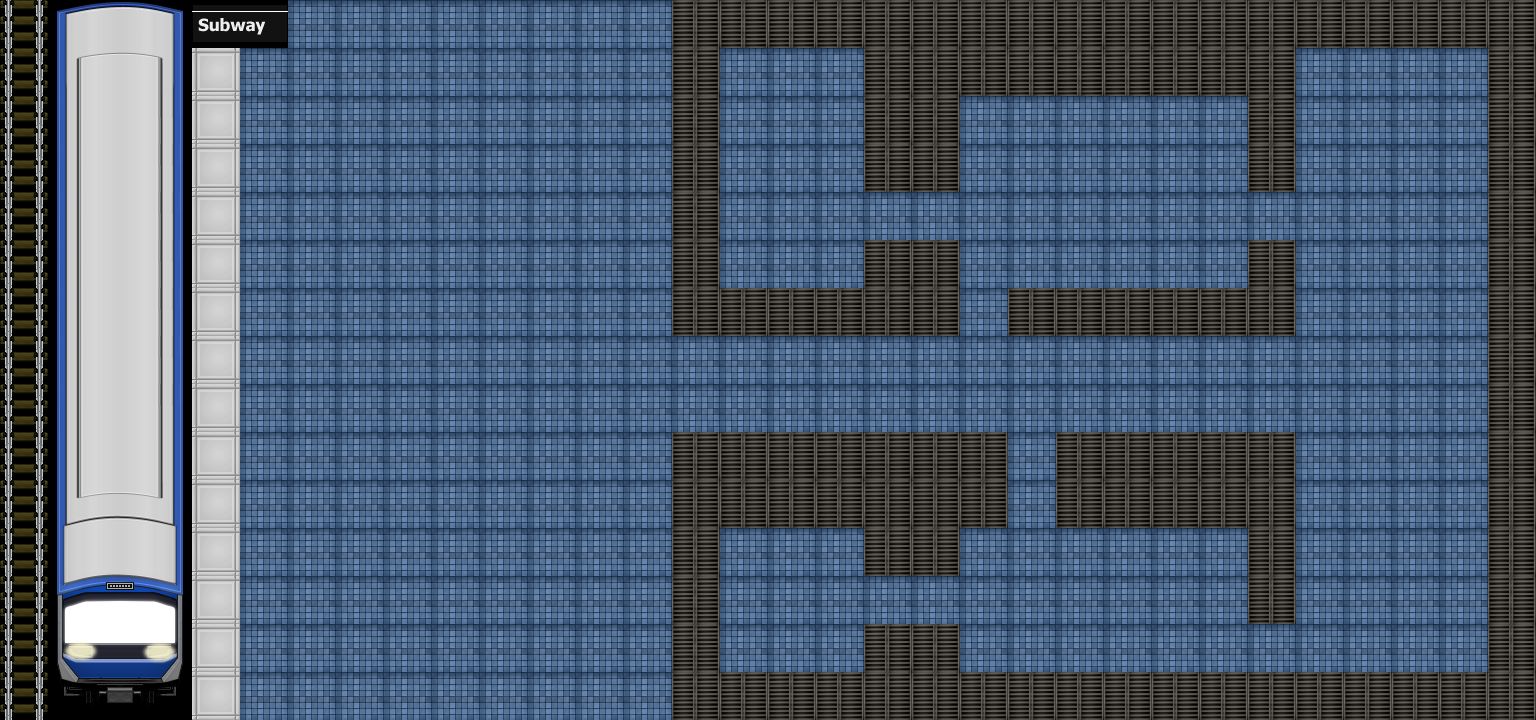

The image is a tile-based game level rendered from a .tmx file. Its description and complete source (layers, tilesets, objects, tile grids) follow:
An orthogonal 32x15 tile map with 48x48 px tiles, 1 tile layer (Tile Layer 1), 1 hidden layer not drawn, 7 tilesets.

<map version="1.10" tiledversion="1.10.2" orientation="orthogonal" renderorder="right-down" width="32" height="15" tilewidth="48" tileheight="48" infinite="0" nextlayerid="4" nextobjectid="1">
 <tileset firstgid="1" source="../ts_subway_A2.tsx" />
 <tileset firstgid="193" source="../ts_subway_A4.tsx" />
 <tileset firstgid="349" name="ts_subway_A4_copy" tilewidth="48" tileheight="48" spacing="12" tilecount="156" columns="13">
  <image source="../../KR Transportation Station - Subway and Train Tileset/tileset/ts_subway_A4.png" width="768" height="720" />
 </tileset>
 <tileset firstgid="505" name="ts_subway_A4_cc" tilewidth="48" tileheight="48" tilecount="240" columns="16">
  <image source="../../KR Transportation Station - Subway and Train Tileset/tileset/ts_subway_A4.png" width="768" height="720" />
 </tileset>
 <tileset firstgid="745" source="../ts_subway_B.tsx" />
 <tileset firstgid="1001" name="$!Subway_Car_Left_Right_lights" tilewidth="48" tileheight="48" tilecount="324" columns="12">
  <image source="../../KR Transportation Station - Subway and Train Tileset/tileset/$!Subway_Car_Left_Right_lights.png" width="576" height="1296" />
 </tileset>
 <tileset firstgid="1325" name="$!Subway_Up_Down_lights" tilewidth="48" tileheight="48" tilecount="324" columns="9">
  <image source="../../KR Transportation Station - Subway and Train Tileset/tileset/$!Subway_Up_Down_lights.png" width="432" height="1728" />
 </tileset>
 <layer id="1" name="Tile Layer 1" width="32" height="15">
  <data encoding="csv">
935,1325,1326,1327,970,971,51,51,51,51,51,51,51,51,97,97,97,97,97,97,97,97,97,97,97,97,97,97,97,97,97,97,
935,1334,1335,1336,50,51,51,51,51,51,51,51,51,51,97,51,51,51,97,97,97,97,97,97,97,97,97,51,51,51,51,97,
935,1343,1344,1345,50,51,51,51,51,51,51,51,51,51,97,51,51,51,97,97,51,51,51,51,51,51,97,51,51,51,51,97,
935,1343,1344,1345,50,51,51,51,51,51,51,51,51,51,97,51,51,51,97,97,51,51,51,51,51,51,97,51,51,51,51,97,
935,1343,1344,1345,50,51,51,51,51,51,51,51,51,51,97,51,51,51,51,51,51,51,51,51,51,51,51,51,51,51,51,97,
935,1343,1344,1345,50,51,51,51,51,51,51,51,51,51,97,51,51,51,97,97,51,51,51,51,51,51,97,51,51,51,51,97,
935,1343,1344,1345,50,51,51,51,51,51,51,51,51,51,97,97,97,97,97,97,51,97,97,97,97,97,97,51,51,51,51,97,
935,1343,1344,1345,50,51,51,51,51,51,51,51,51,51,51,51,51,51,51,51,51,51,51,51,51,51,51,51,51,51,51,97,
935,1343,1344,1345,50,51,51,51,51,51,51,51,51,51,51,51,51,51,51,51,51,51,51,51,51,51,51,51,51,51,51,97,
935,1352,1353,1354,50,51,51,51,51,51,51,51,51,51,97,97,97,97,97,97,97,51,97,97,97,97,97,51,51,51,51,97,
935,1361,1362,1363,50,51,51,51,51,51,51,51,51,51,97,97,97,97,97,97,97,51,97,97,97,97,97,51,51,51,51,97,
935,1370,1371,1372,50,51,51,51,51,51,51,51,51,51,97,51,51,51,97,97,51,51,51,51,51,51,97,51,51,51,51,97,
935,1379,1380,1381,50,51,51,51,51,51,51,51,51,51,97,51,51,51,51,51,51,51,51,51,51,51,97,51,51,51,51,97,
935,1388,1389,1390,50,51,51,51,51,51,51,51,51,51,97,51,51,51,97,97,51,51,51,51,51,51,51,51,51,51,51,97,
935,1397,1398,1399,66,51,51,51,51,51,51,51,51,51,97,97,97,97,97,97,97,97,97,97,97,97,97,97,97,97,97,97
</data>
 </layer>
 <layer id="3" name="Копия Tile Layer 1" width="32" height="15" visible="0" opacity="0.6">
  <data encoding="csv">
25,25,25,25,25,25,25,25,25,25,25,25,25,25,153,153,153,153,153,153,153,153,153,153,153,153,153,153,153,153,153,153,
25,25,25,25,25,25,25,25,25,25,25,25,25,25,153,25,25,25,153,153,153,153,153,153,153,153,153,25,25,25,25,153,
25,25,25,25,25,25,25,25,25,25,25,25,25,25,153,25,25,25,153,153,25,25,25,25,25,25,153,25,25,25,25,153,
25,25,25,25,25,25,25,25,25,25,25,25,25,25,153,25,101,25,153,153,25,25,25,25,25,25,153,25,25,25,25,153,
25,25,25,25,25,25,25,25,25,25,25,25,25,25,153,25,25,25,25,25,25,25,25,103,25,25,25,25,25,103,25,153,
25,25,25,25,25,25,25,25,25,25,25,25,25,25,153,25,25,25,153,153,25,25,25,25,25,25,153,25,25,25,25,153,
25,25,25,25,25,25,25,25,7,25,25,5,25,25,153,153,153,153,153,153,25,153,153,153,153,153,153,25,25,25,25,153,
25,25,25,25,25,25,25,25,25,25,5,25,25,25,25,25,25,25,25,25,25,25,25,25,25,25,25,25,25,25,25,153,
25,25,25,25,25,25,25,25,25,25,5,25,25,25,25,25,25,25,25,25,25,25,25,25,25,25,25,25,25,25,25,153,
25,25,25,25,25,25,25,25,7,25,25,5,25,25,153,153,153,153,153,153,153,25,153,153,153,153,153,25,25,25,25,153,
25,25,25,25,25,25,25,25,25,25,25,25,25,25,153,153,153,153,153,153,153,25,153,153,153,153,153,25,25,25,25,153,
25,25,25,25,25,25,25,25,25,25,25,25,25,25,153,25,25,25,153,153,25,25,25,25,25,25,153,25,25,25,25,153,
25,25,25,25,25,25,25,25,25,25,25,25,25,25,153,25,101,25,25,25,25,25,25,25,25,25,153,25,25,25,25,153,
25,25,25,25,25,25,25,25,25,25,25,25,25,25,153,25,25,25,153,153,25,25,25,25,25,25,25,25,25,25,25,153,
25,25,25,25,25,25,25,25,25,25,25,25,25,25,153,153,153,153,153,153,153,153,153,153,153,153,153,153,153,153,153,153
</data>
 </layer>
</map>
